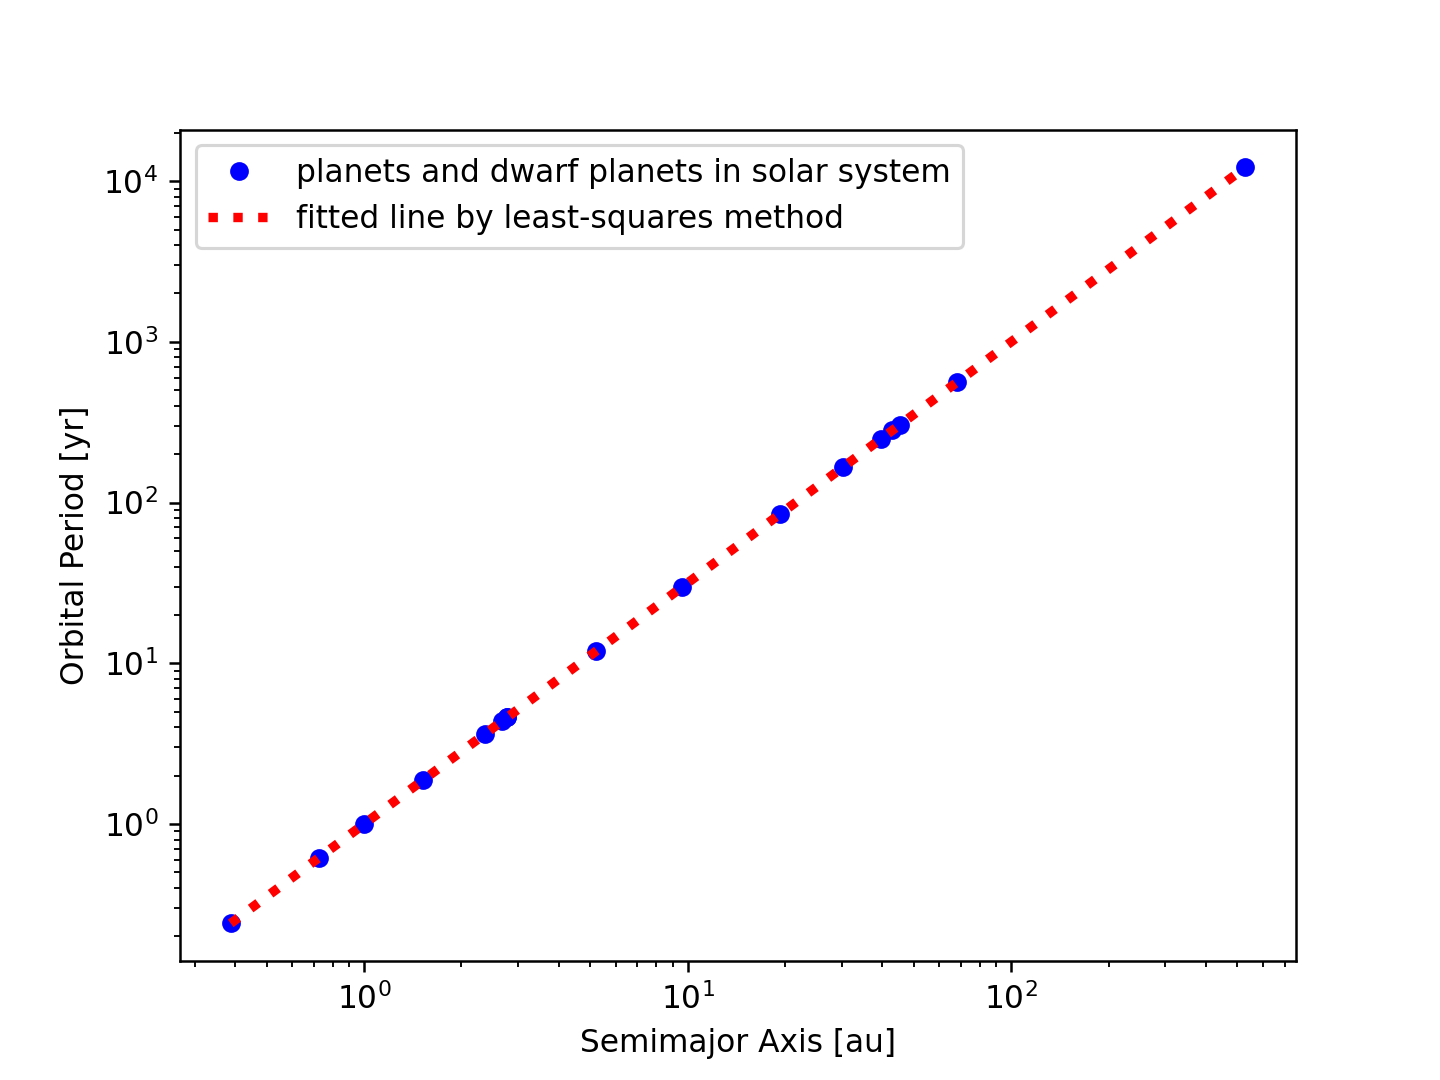

The script that saved this image:
#!/usr/pkg/bin/python3.9

#
# Time-stamp: <2023/03/09 14:21:28 (CST) daisuke>
#

# importing numpy module
import numpy

# importing scipy module
import scipy.optimize
import scipy.stats

# importing matplotlib module
import matplotlib.figure
import matplotlib.backends.backend_agg

# input file name
file_input = 'solsys.data'

# output file name
file_output = 'advobs202302_s04_08_20.png'

# numpy arrays for storing data
data_a = numpy.array ([])
data_p = numpy.array ([])

# 1 au in km
au = 1.49597871 * 10**8

# 1 year in sec
year = 365.25 * 24 * 3600

# opening file for reading
with open (file_input, 'r') as fh:
    # reading file line-by-line
    for line in fh:
        # skipping line, if line starts with '#'
        if (line[0] == '#'):
            continue
        # splitting line into "x", "y", and "err"
        (name, a_km_str, period_sec_str) = line.split ()
        # converting string into float
        try:
            a_km = float (a_km_str)
        except:
            print (f'cannot convert "{a_km_str}" into float.')
            sys.exit (1)
        try:
            period_sec = float (period_sec_str)
        except:
            print (f'cannot convert "{period_sec_str}" into float.')
            sys.exit (1)
        # converting unit
        a_au = a_km / au
        period_yr = period_sec / year
        # appending data to numpy arrays
        data_a = numpy.append (data_a, a_au)
        data_p = numpy.append (data_p, period_yr)

# printing data
print (f'data_a:\n{data_a}')
print (f'data_p:\n{data_p}')

# a function for straight line
def line (x, a, b):
    # line
    y = a * x + b
    # returning y
    return (y)

# initial guess of coefficients
param0 = [1.0, 1.0]

# least-squares fitting
popt, pcov = scipy.optimize.curve_fit (line, numpy.log10 (data_a), \
                                       numpy.log10 (data_p), p0=param0)

# fitted parameters and covariance matrix
print (f'popt:\n{popt}')
print (f'pcov:\n{pcov}')

# fitted a and b
a_fitted, b_fitted = popt

# degrees of freedom
dof = len (data_a) - len (popt)
print ("dof = %d" % (dof) )

# reduced chi-squared
residual     = data_p - line (data_a, a_fitted, b_fitted)
reduced_chi2 = (residual**2).sum () / dof
print (f'reduced chi-squared = {reduced_chi2}')

# fitted a and b
a_err, b_err = numpy.sqrt ( numpy.diagonal (pcov) )
print (f'a = {a_fitted:8.5f} +/- {a_err:8.5f} ({a_err/a_fitted*100.0:8.5f}%)')
print (f'b = {b_fitted:8.5f} +/- {b_err:8.5f} ({b_err/b_fitted*100.0:8.5f}%)')

# range of data
x_min = scipy.stats.tmin (data_a)
x_max = scipy.stats.tmax (data_a)

# fitted curve
fitted_x = numpy.linspace (x_min, x_max, 1000)
fitted_y = 10**line (numpy.log10 (fitted_x), a_fitted, b_fitted)

#
# making plot using Matplotlib
#
    
# making objects "fig" and "ax"
fig    = matplotlib.figure.Figure ()
canvas = matplotlib.backends.backend_agg.FigureCanvasAgg (fig)
ax     = fig.add_subplot (111)

# axes
ax.set_xlabel ('Semimajor Axis [au]')
ax.set_ylabel ('Orbital Period [yr]')
ax.set_xscale ('log')
ax.set_yscale ('log')

# plotting data
ax.plot (data_a, data_p, linestyle='None', marker='o', markersize=5.0, \
         color='blue', label='planets and dwarf planets in solar system')
ax.plot (fitted_x, fitted_y, linestyle=':', linewidth=3.0, \
         color='red', label='fitted line by least-squares method')

# legend
ax.legend ()

# saving file
fig.savefig (file_output, dpi=225)
